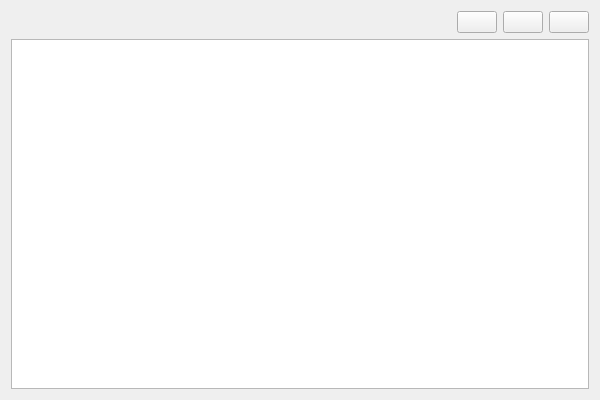
<?xml version="1.0" encoding="UTF-8"?>
<ui version="4.0">
 <class>YGameCoverWidgetClass</class>
 <widget class="QWidget" name="YGameCoverWidgetClass">
  <property name="geometry">
   <rect>
    <x>0</x>
    <y>0</y>
    <width>600</width>
    <height>400</height>
   </rect>
  </property>
  <property name="windowTitle">
   <string>YGameCoverWidget</string>
  </property>
  <layout class="QVBoxLayout" name="verticalLayout">
   <item>
    <layout class="QHBoxLayout" name="horizontalLayout">
     <item>
      <spacer name="horizontalSpacer">
       <property name="orientation">
        <enum>Qt::Orientation::Horizontal</enum>
       </property>
       <property name="sizeHint" stdset="0">
        <size>
         <width>40</width>
         <height>20</height>
        </size>
       </property>
      </spacer>
     </item>
     <item>
      <widget class="QPushButton" name="PushButtonEdit">
       <property name="sizePolicy">
        <sizepolicy hsizetype="Minimum" vsizetype="Fixed">
         <horstretch>0</horstretch>
         <verstretch>0</verstretch>
        </sizepolicy>
       </property>
       <property name="text">
        <string/>
       </property>
       <property name="icon">
        <iconset resource="../Res.qrc">
         <normaloff>:/Icons/Resource/Icons/note-pencil-duotone.svg</normaloff>:/Icons/Resource/Icons/note-pencil-duotone.svg</iconset>
       </property>
       <property name="iconSize">
        <size>
         <width>32</width>
         <height>32</height>
        </size>
       </property>
      </widget>
     </item>
     <item alignment="Qt::AlignmentFlag::AlignRight">
      <widget class="QPushButton" name="PushButtonDelete">
       <property name="sizePolicy">
        <sizepolicy hsizetype="Minimum" vsizetype="Fixed">
         <horstretch>0</horstretch>
         <verstretch>0</verstretch>
        </sizepolicy>
       </property>
       <property name="text">
        <string/>
       </property>
       <property name="icon">
        <iconset resource="../Res.qrc">
         <normaloff>:/Icons/Resource/Icons/file-x-duotone.svg</normaloff>:/Icons/Resource/Icons/file-x-duotone.svg</iconset>
       </property>
       <property name="iconSize">
        <size>
         <width>32</width>
         <height>32</height>
        </size>
       </property>
      </widget>
     </item>
     <item alignment="Qt::AlignmentFlag::AlignRight">
      <widget class="QPushButton" name="PushButtonAdd">
       <property name="sizePolicy">
        <sizepolicy hsizetype="Minimum" vsizetype="Fixed">
         <horstretch>0</horstretch>
         <verstretch>0</verstretch>
        </sizepolicy>
       </property>
       <property name="text">
        <string/>
       </property>
       <property name="icon">
        <iconset resource="../Res.qrc">
         <normaloff>:/Icons/Resource/Icons/plus-duotone.svg</normaloff>:/Icons/Resource/Icons/plus-duotone.svg</iconset>
       </property>
       <property name="iconSize">
        <size>
         <width>32</width>
         <height>32</height>
        </size>
       </property>
      </widget>
     </item>
    </layout>
   </item>
   <item>
    <widget class="QListView" name="CoverListView">
     <property name="flow">
      <enum>QListView::Flow::LeftToRight</enum>
     </property>
     <property name="isWrapping" stdset="0">
      <bool>true</bool>
     </property>
     <property name="viewMode">
      <enum>QListView::ViewMode::IconMode</enum>
     </property>
    </widget>
   </item>
  </layout>
 </widget>
 <layoutdefault spacing="6" margin="11"/>
 <resources>
  <include location="../Res.qrc"/>
 </resources>
 <connections/>
</ui>
